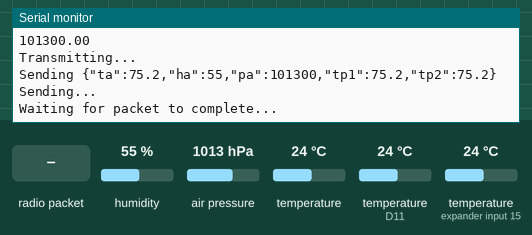
This sketch was run on a simulated Arduino MKR. Parts: the last lines printed to the serial monitor. The test bench sets the inputs (shaded band); at power-on: humidity 55 %, temperature (sensors on D11, expander input 15) 24 °C, air pressure 1013 hPa, temperature 24 °C. No radio packets arrive unless stated.

Above: at 1.3 s.
1.4 s: radio packet "1" arrives
At 2.83 s:
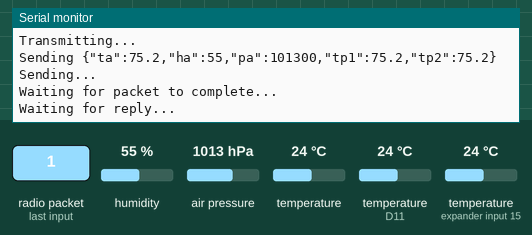
2.9 s: radio packet "0" arrives
6.6 s: radio packet "2" arrives
8.1 s: humidity set to 22 %
At 9.4 s:
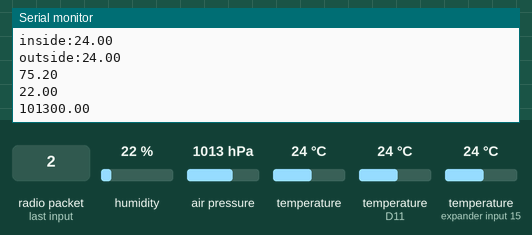
9.6 s: temperature (sensor on D11) set to 12 °C
At 10.9 s:
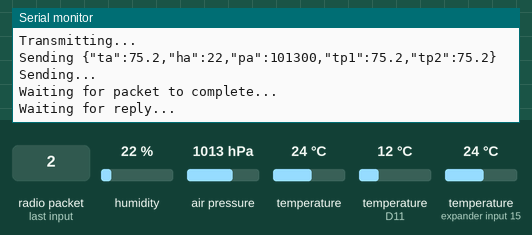
11.1 s: temperature (sensor on expander input 15) set to 12 °C
At 11.19 s:
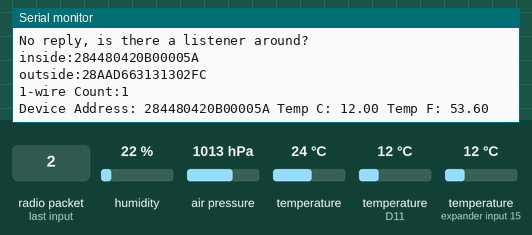
Timing chart, 0 to 13.6 s (numbered marks = the images above; inputs shaded):
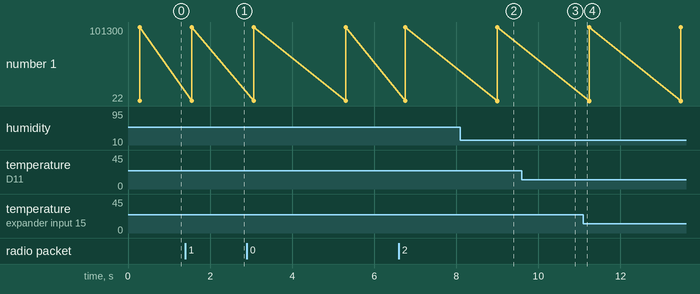

The sketch:

feather_m0_lora_spark_bme280_onewire_1.ino
```cpp
// Feather9x_TX
// -*- mode: C++ -*-
// Example sketch showing how to create a simple messaging client (transmitter)
// with the RH_RF95 class. RH_RF95 class does not provide for addressing or
// reliability, so you should only use RH_RF95 if you do not need the higher
// level messaging abilities.
// It is designed to work with the other example Feather9x_RX

// the onewire code uses the recommended libraries here: https://lastminuteengineers.com/ds18b20-arduino-tutorial/


#include <SPI.h>
#include <RH_RF95.h>

#include <Wire.h>

#include "SparkFunBME280.h"
#include "RTCZero.h" // https://github.com/arduino-libraries/RTCZero
#include <ArduinoJson.h> // https://github.com/bblanchon/ArduinoJson


/* for feather32u4
#define RFM95_CS 8
#define RFM95_RST 4
#define RFM95_INT 7
*/

// for feather m0
#define RFM95_CS 8
#define RFM95_RST 4
#define RFM95_INT 3


/* for shield
#define RFM95_CS 10
#define RFM95_RST 9
#define RFM95_INT 7
*/

/* Feather 32u4 w/wing
#define RFM95_RST     11   // "A"
#define RFM95_CS      10   // "B"
#define RFM95_INT     2    // "SDA" (only SDA/SCL/RX/TX have IRQ!)
*/

/* Feather m0 w/wing
#define RFM95_RST     11   // "A"
#define RFM95_CS      10   // "B"
#define RFM95_INT     6    // "D"
*/

#if defined(ESP8266)
  /* for ESP w/featherwing */
  #define RFM95_CS  2    // "E"
  #define RFM95_RST 16   // "D"
  #define RFM95_INT 15   // "B"

#elif defined(ESP32)
  /* ESP32 feather w/wing */
  #define RFM95_RST     27   // "A"
  #define RFM95_CS      33   // "B"
  #define RFM95_INT     12   //  next to A

#elif defined(NRF52)
  /* nRF52832 feather w/wing */
  #define RFM95_RST     7   // "A"
  #define RFM95_CS      11   // "B"
  #define RFM95_INT     31   // "C"

#elif defined(TEENSYDUINO)
  /* Teensy 3.x w/wing */
  #define RFM95_RST     9   // "A"
  #define RFM95_CS      10   // "B"
  #define RFM95_INT     4    // "C"
#endif

// Change to 434.0 or other frequency, must match RX's freq!
#define RF95_FREQ 915.0

#define RTC_SLEEP 0

// Include the libraries we need
#include <OneWire.h>
#include <DallasTemperature.h>

// Data wire is plugged into port 2 on the Arduino
#define ONE_WIRE_BUS 11
#define TEMPERATURE_PRECISION 9

// Setup a oneWire instance to communicate with any OneWire devices (not just Maxim/Dallas temperature ICs)
OneWire oneWire(ONE_WIRE_BUS);

// Pass our oneWire reference to Dallas Temperature.
DallasTemperature sensors(&oneWire);

// arrays to hold device addresses
//DeviceAddress insideThermometer, outsideThermometer;

// inside:284480420B00005A
// outside:28AAD663131302FC

DeviceAddress insideThermometer = { 0x28, 0x44, 0x80, 0x42, 0x0B, 0x00, 0x00, 0x5A };
DeviceAddress outsideThermometer   = { 0x28, 0xAA, 0xD6, 0x63, 0x13, 0x13, 0x02, 0xFC };


// Singleton instance of the radio driver
RH_RF95 rf95(RFM95_CS, RFM95_INT);

BME280 mySensor;

RTCZero rtc;

StaticJsonDocument<200> doc;

double round2(double value) {
   return (int)(value * 100 + 0.5) / 100.0;
}


// main function to print information about a device
void printData(DeviceAddress deviceAddress)
{
  Serial.print("Device Address: ");
  printAddress(deviceAddress);
  Serial.print(" ");
  printTemperature(deviceAddress);
  Serial.println();
}


// function to print a device address
void printAddress(DeviceAddress deviceAddress)
{
  for (uint8_t i = 0; i < 8; i++)
  {
    // zero pad the address if necessary
    if (deviceAddress[i] < 16) Serial.print("0");
    Serial.print(deviceAddress[i], HEX);
  }
}

// function to print the temperature for a device
void printTemperature(DeviceAddress deviceAddress)
{
  float tempC = sensors.getTempC(deviceAddress);
  Serial.print("Temp C: ");
  Serial.print(tempC);
  Serial.print(" Temp F: ");
  Serial.print(DallasTemperature::toFahrenheit(tempC));
}

void setup()
{

    sensors.begin();

Serial.print("inside:");
printAddress(insideThermometer);
Serial.println();
Serial.print("outside:");
printAddress(outsideThermometer);
Serial.println();

/*
    if (!sensors.getAddress(insideThermometer, 0)) Serial.println("Unable to find address for Device 0");
  if (!sensors.getAddress(outsideThermometer, 1)) Serial.println("Unable to find address for Device 1");
*/

// set the resolution to 9 bit per device
  sensors.setResolution(insideThermometer, TEMPERATURE_PRECISION);
  sensors.setResolution(outsideThermometer, TEMPERATURE_PRECISION);


  pinMode(RFM95_RST, OUTPUT);
  digitalWrite(RFM95_RST, HIGH);

  Serial.begin(9600);
  while (!Serial) {
    delay(1);
  }


  delay(100);

  Serial.println("Feather LoRa TX Test!");

  Wire.begin();

  if (mySensor.beginI2C() == false) //Begin communication over I2C
  {
    Serial.println("The sensor did not respond. Please check wiring.");
    while(1); //Freeze
  }


  // manual reset
  digitalWrite(RFM95_RST, LOW);
  delay(10);
  digitalWrite(RFM95_RST, HIGH);
  delay(10);

  while (!rf95.init()) {
    Serial.println("LoRa radio init failed");
    Serial.println("Uncomment '#define SERIAL_DEBUG' in RH_RF95.cpp for detailed debug info");
    while (1);
  }
  Serial.println("LoRa radio init OK!");

  // Defaults after init are 434.0MHz, modulation GFSK_Rb250Fd250, +13dbM
  if (!rf95.setFrequency(RF95_FREQ)) {
    Serial.println("setFrequency failed");
    while (1);
  }
  Serial.print("Set Freq to: "); Serial.println(RF95_FREQ);

  // Defaults after init are 434.0MHz, 13dBm, Bw = 125 kHz, Cr = 4/5, Sf = 128chips/symbol, CRC on

  // The default transmitter power is 13dBm, using PA_BOOST.
  // If you are using RFM95/96/97/98 modules which uses the PA_BOOST transmitter pin, then
  // you can set transmitter powers from 5 to 23 dBm:
  rf95.setTxPower(23, false);
}

int16_t packetnum = 0;  // packet counter, we increment per xmission


void loop()
{

Serial.print("inside:");
printAddress(insideThermometer);
Serial.println();
Serial.print("outside:");
printAddress(outsideThermometer);
Serial.println();

sensors.requestTemperatures();

Serial.print("1-wire Count:");
    Serial.println(sensors.getDeviceCount(), DEC);

  printData(insideThermometer);
  printData(outsideThermometer);

      float tempC1 = sensors.getTempC(insideThermometer);
Serial.print("inside:");
Serial.println(tempC1);
      float tempC1F = DallasTemperature::toFahrenheit(tempC1);

      float tempC2 = sensors.getTempC(outsideThermometer);
      float tempC2F = DallasTemperature::toFahrenheit(tempC2);
Serial.print("outside:");
Serial.println(tempC2);

  float temp = mySensor.readTempF();
  float humidity = mySensor.readFloatHumidity();
  float pressure = mySensor.readFloatPressure();

doc["ta"] = round2(temp);
doc["ha"] = round2(humidity);
doc["pa"] = round2(pressure);
doc["tp1"] = round2(tempC1F);
doc["tp2"] = round2(tempC2F);

  Serial.println(temp);
  Serial.println(humidity);
  Serial.println(pressure);

  delay(1000); // Wait 1 second between transmits, could also 'sleep' here!
  Serial.println("Transmitting..."); // Send a message to rf95_server

  char radiopacket[80] = "Hello World #      ";

  serializeJson(doc,radiopacket,80);

  //itoa(packetnum++, radiopacket+13, 10);
  Serial.print("Sending "); Serial.println(radiopacket);
  //radiopacket[19] = 0;

  Serial.println("Sending...");
  delay(10);
  rf95.send((uint8_t *)radiopacket, 80);

  Serial.println("Waiting for packet to complete...");
  delay(10);
  rf95.waitPacketSent();
  // Now wait for a reply
  uint8_t buf[RH_RF95_MAX_MESSAGE_LEN];
  uint8_t len = sizeof(buf);

  Serial.println("Waiting for reply...");
  if (rf95.waitAvailableTimeout(1000))
  {
    // Should be a reply message for us now
    if (rf95.recv(buf, &len))
   {
      Serial.print("Got reply: ");
      Serial.println((char*)buf);
      Serial.print("RSSI: ");
      Serial.println(rf95.lastRssi(), DEC);
    }
    else
    {
      Serial.println("Receive failed");
    }
  }
  else
  {
    Serial.println("No reply, is there a listener around?");
  }

}

void alarmMatch()
{

}
```

Measured:
- after the input at 1.4 s, the serial monitor: prints a new line at once (image 1)
- after the input at 8.1 s, the serial monitor: prints a new line after 0.90 s (image 2)
